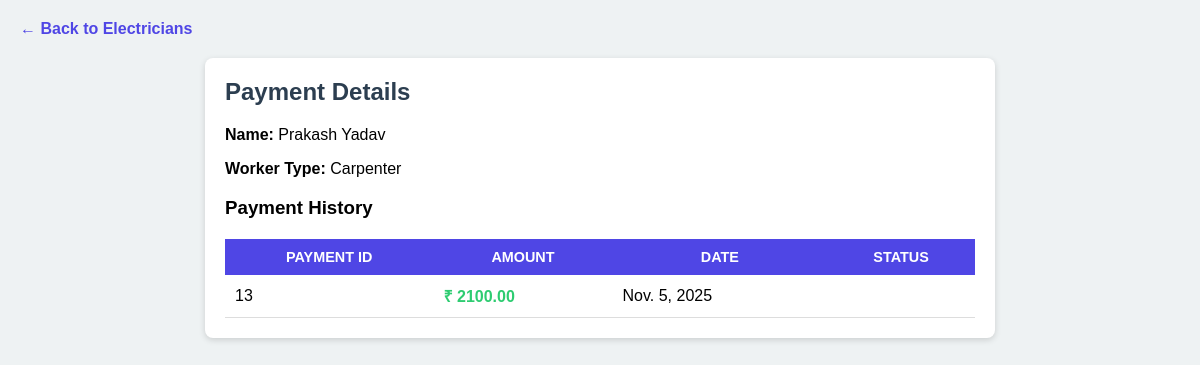
The app's page /electrician/payment/?worker_id=13, older data.
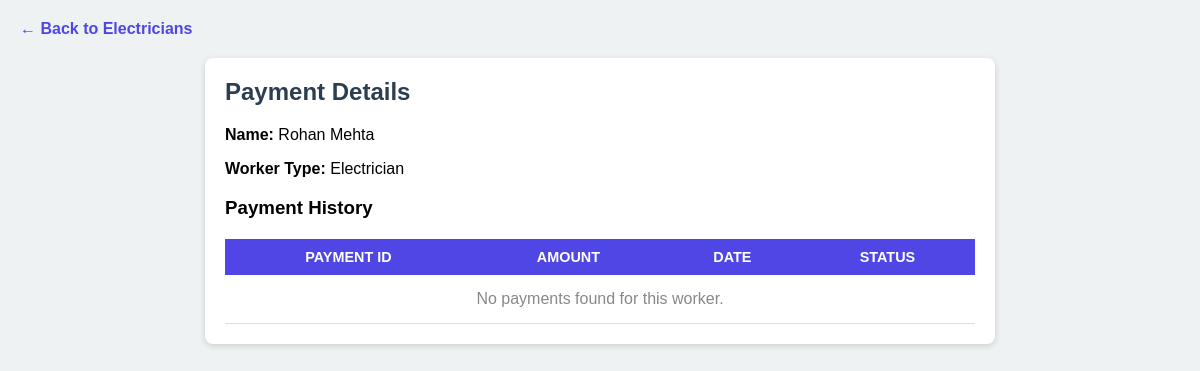
The same page, newer data.
### workers/models.py (models this page shows, shortened)
class Worker(models.Model):
    WORKER_TYPES = [
        ('Plumber', 'Plumber'),
        ('Electrician', 'Electrician'),
        ('Carpenter', 'Carpenter'),
        ('Painter', 'Painter'),
        ('Helper', 'Helper'),
    ]
    user = models.OneToOneField(User, on_delete=models.CASCADE, null=True, blank=True)
    name = models.CharField(max_length=100)
    worker_type = models.CharField(max_length=50, choices=WORKER_TYPES)
    phone = models.CharField(max_length=15, blank=True)
    email = models.EmailField(null=True, blank=True)
    gender = models.CharField(max_length=10, default='Male', blank=True)
    hourly_rate = models.DecimalField(max_digits=8, decimal_places=2, default=0.00)
    is_available = models.BooleanField(default=True)
    joined_date = models.DateField(default=date.today)
    location = models.CharField(max_length=100, default='Unknown')
    role = models.ForeignKey(Role, on_delete=models.SET_NULL, null=True, blank=True)

class Payment(models.Model):
    worker = models.ForeignKey(Worker, on_delete=models.CASCADE, related_name='payments')
    project = models.ForeignKey(Project, on_delete=models.SET_NULL, null=True, blank=True)
    amount = models.DecimalField(max_digits=10, decimal_places=2)
    date = models.DateField(auto_now_add=True)
    payment_status = models.CharField(max_length=20, default='Pending')

### workers/views.py (the view)
# urls.py: path("electrician/payment/", views.electrician_payment, name="electrician_payment"),
def electrician_payment(request):
    worker_id = request.GET.get('worker_id')
    worker = Worker.objects.filter(id=worker_id).first() if worker_id else None
    payments = Payment.objects.filter(worker=worker) if worker else []
    return render(request, 'electrician-payment.html', {'worker': worker, 'payments': payments})

### workers/templates/electrician-payment.html (shortened to what this page needs)
{% load static %}
<!DOCTYPE html>
<html lang="en">
<head>
</head>
<body>
    <a href="{% url 'electrician' %}" class="back">← Back to Electricians</a>
    <div class="card">
        <h2>Payment Details</h2>
        {% if worker %}
        <p><strong>Name:</strong> {{ worker.name }}</p>
        <p><strong>Worker Type:</strong> {{ worker.worker_type }}</p>
        {% endif %}
        <h3>Payment History</h3>
        <table>
            <thead>
                <tr>
                    <th>Payment ID</th>
                    <th>Amount</th>
                    <th>Date</th>
                    <th>Status</th>
                </tr>
            </thead>
            <tbody>
                {% for p in payments %}
                <tr>
                    <td>{{ p.id }}</td>
                    <td class="amount">₹ {{ p.amount }}</td>
                    <td>{{ p.date }}</td>
                    <td>{{ p.status }}</td>
                </tr>
                {% empty %}
                <tr>
                    <td colspan="4" class="no-records">No payments found for this worker.</td>
                </tr>
                {% endfor %}
            </tbody>
        </table>
    </div>
</body>
</html>

Row changes from the older to the newer data that the page shows:
no longer on this page (row edited): Payment: id "13", amount "2100.00", date "Nov. 5, 2025"
changed Worker: name "Prakash Yadav" → "Rohan Mehta"; worker_type "Carpenter" → "Electrician"
Text that changed along with them:
text now shown: "No payments found for this worker."
